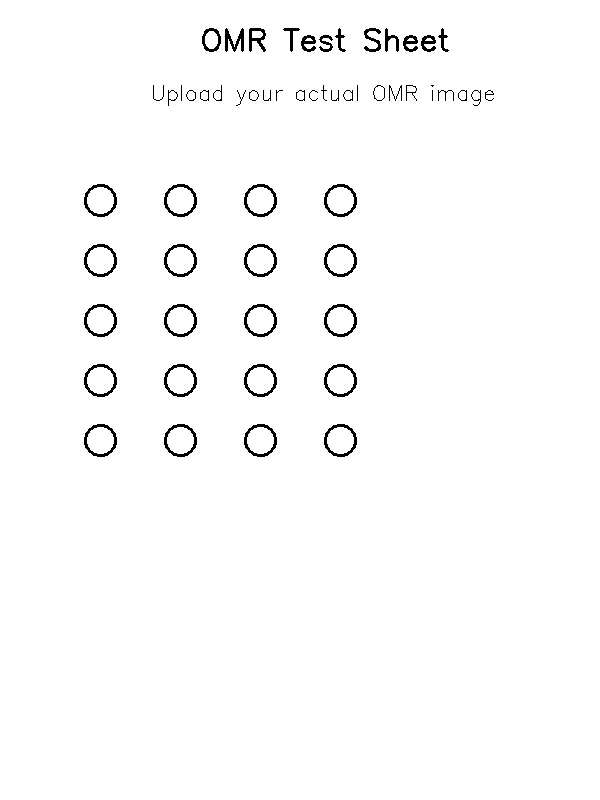
#> input picture omr-mvp/test_sample.jpg, 600 x 800 px
$ python -i perspective_correction.py   (imports and definitions only)
#> lines starting #> are read from the running program, lines starting #| are printed output that depends on the picture; after the words box and inside, x2 and y2 are one past the last pixel; in counts of white or black regions, pixels touching at a corner belong together
#> further down, picture is the input picture: shape (800, 600, 3); min 0, max 255, mean 250.7
"""
Perspective Correction Module

This module handles the "scanner effect" - transforming skewed, photographed OMR sheets
into perfectly flat, top-down views using edge detection and perspective warping.

Key Features:
- Noise reduction through grayscale conversion and blurring
- Edge detection to find sheet boundaries
- Four-point detection for document corners
- Perspective transformation to create flat scanned appearance
"""

import cv2
import numpy as np
import imutils
from typing import Tuple, Optional, List
import logging

# Set up logging
# [1 line not run here, left out]
logger = logging.getLogger(__name__)


class PerspectiveCorrector:
    """
    Handles perspective correction for OMR sheets.

    This class takes a photographed OMR sheet and transforms it into a flat,
    top-down view suitable for bubble detection and analysis.
    """

    def __init__(self, blur_kernel_size: int = 5, canny_low: int = 75, canny_high: int = 200):
        """
        Initialize the perspective corrector.

        Args:
            blur_kernel_size: Size of the Gaussian blur kernel for noise reduction
            canny_low: Lower threshold for Canny edge detection
            canny_high: Upper threshold for Canny edge detection
        """
        self.blur_kernel_size = blur_kernel_size
        self.canny_low = canny_low
        self.canny_high = canny_high

    def preprocess_image(self, image: np.ndarray) -> np.ndarray:
        """
        Preprocess the image for edge detection.

        Args:
            image: Input BGR image

        Returns:
            Preprocessed grayscale image ready for edge detection
        """
        # Convert to grayscale
        gray = cv2.cvtColor(image, cv2.COLOR_BGR2GRAY)

        # Apply Gaussian blur to reduce noise
        blurred = cv2.GaussianBlur(gray, (self.blur_kernel_size, self.blur_kernel_size), 0)

        return blurred

    def detect_edges(self, preprocessed_image: np.ndarray) -> np.ndarray:
        """
        Detect edges in the preprocessed image.

        Args:
            preprocessed_image: Grayscale, blurred image

        Returns:
            Binary edge image
        """
        # Apply Canny edge detection
        edges = cv2.Canny(preprocessed_image, self.canny_low, self.canny_high)
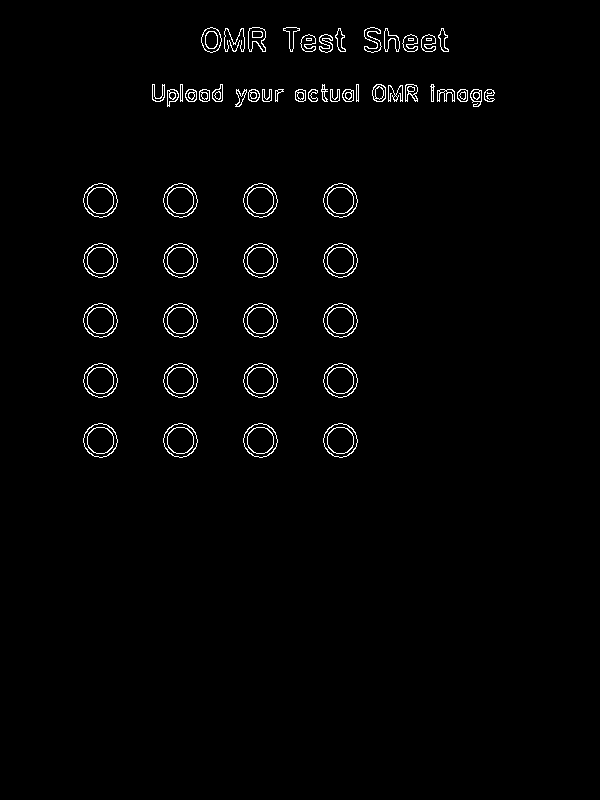
#> edges: shape (800, 600); 1.5% white in thin lines or dots, all inside (x1, y1, x2, y2) = (83, 27, 495, 458)

        # Apply morphological operations to close gaps in edges
        kernel = cv2.getStructuringElement(cv2.MORPH_RECT, (3, 3))
        edges = cv2.morphologyEx(edges, cv2.MORPH_CLOSE, kernel)
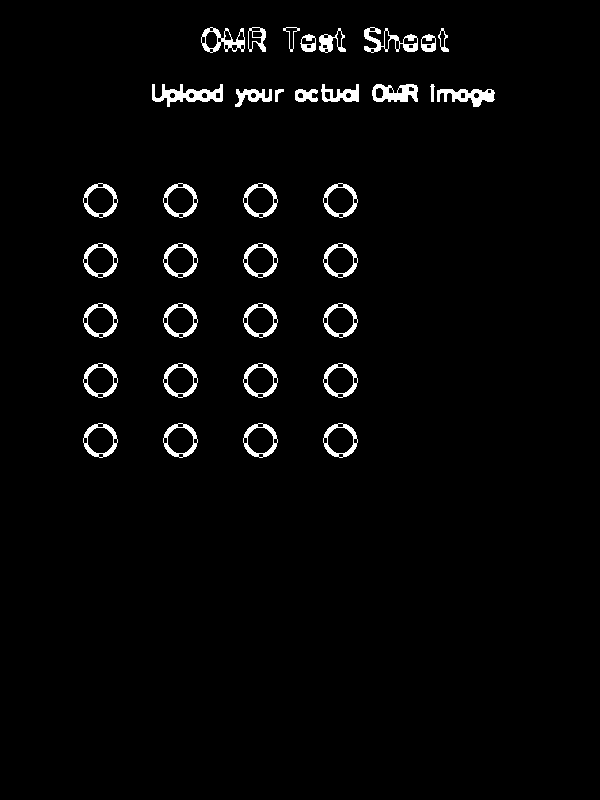
#> edges: shape (800, 600); 2.5% white; 36 white regions

        return edges

    def find_document_contour(self, edges: np.ndarray) -> Optional[np.ndarray]:
        """
        Find the largest four-sided contour in the edge image.

        Args:
            edges: Binary edge image

        Returns:
            Four-point contour representing the document corners, or None if not found
        """
        # Find all contours
        contours = cv2.findContours(edges, cv2.RETR_EXTERNAL, cv2.CHAIN_APPROX_SIMPLE)
#> contours = 36 contours; largest, box (x1, y1, x2, y2) and area: (323, 363, 358, 398) 882, (243, 363, 278, 398) 882, (163, 363, 198, 398) 882, (83, 363, 118, 398) 882, (323, 243, 358, 278) 882
        contours = imutils.grab_contours(contours)

        # Sort contours by area in descending order
        contours = sorted(contours, key=cv2.contourArea, reverse=True)

        # Look for the largest contour with 4 points (quadrilateral)
        for contour in contours[:10]:  # Check top 10 largest contours
            # Approximate the contour
            epsilon = 0.02 * cv2.arcLength(contour, True)
            approx = cv2.approxPolyDP(contour, epsilon, True)

            # If we found a 4-point contour, assume it's the document
            if len(approx) == 4:
                return approx
#> this loop made 10 passes

        logger.warning("Could not find a 4-point document contour")
        return None

    # [84 lines left out: functions order_points, calculate_dimensions, apply_perspective_transform, not called in this run]

    def correct_perspective(self, image: np.ndarray, debug: bool = False) -> Tuple[Optional[np.ndarray], dict]:
        """
        Complete perspective correction pipeline.

        Args:
            image: Input BGR image of the OMR sheet
            debug: Whether to return debug information

        Returns:
            Tuple of (corrected_image, debug_info)
            corrected_image: Perspective-corrected image or None if failed
            debug_info: Dictionary containing processing steps and metadata
        """
        debug_info = {}

        try:
            # Step 1: Preprocess image
            logger.info("Preprocessing image...")
            preprocessed = self.preprocess_image(image)
            if debug:
                debug_info['preprocessed'] = preprocessed.copy()

            # Step 2: Detect edges
            logger.info("Detecting edges...")
            edges = self.detect_edges(preprocessed)
            if debug:
                debug_info['edges'] = edges.copy()

            # Step 3: Find document contour
            logger.info("Finding document contour...")
            document_contour = self.find_document_contour(edges)
            if document_contour is None:
                logger.error("Failed to find document contour")
                debug_info['error'] = "Document contour not found"
                return None, debug_info

            if debug:
                debug_info['document_contour'] = document_contour.copy()

            # Step 4: Order points
            ordered_points = self.order_points(document_contour.reshape(4, 2))
            if debug:
                debug_info['ordered_points'] = ordered_points.copy()

            # Step 5: Apply perspective transform
            logger.info("Applying perspective transform...")
            corrected_image = self.apply_perspective_transform(image, ordered_points)

            if debug:
                debug_info['final_dimensions'] = corrected_image.shape[:2]

            logger.info("Perspective correction completed successfully")
            return corrected_image, debug_info

        except Exception as e:
            logger.error(f"Error during perspective correction: {str(e)}")
            debug_info['error'] = str(e)
            return None, debug_info

    # [19 lines left out: function visualize_detection, not called in this run]

>>> import cv2
>>> picture = cv2.imread('../../../omr-mvp/test_sample.jpg')
>>> result = PerspectiveCorrector().correct_perspective(picture)
